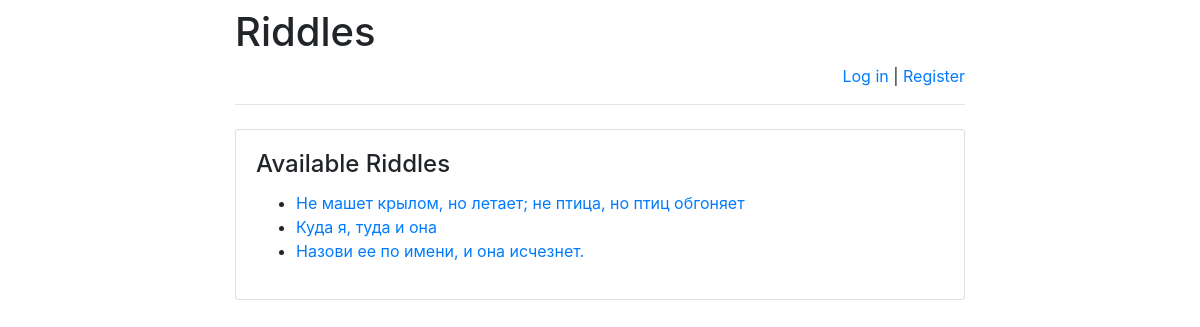
The app's page /riddles/, older data.
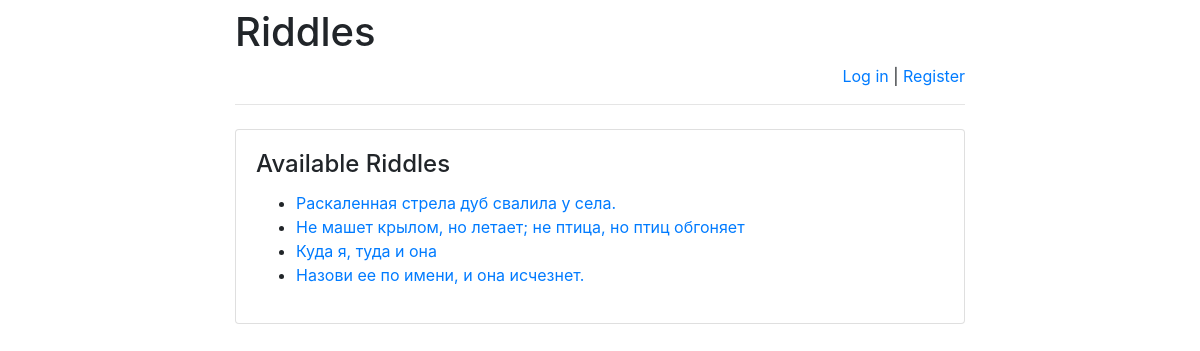
The same page, newer data.
### riddles/models.py (models this page shows)
class Riddle(models.Model):
    riddle_text = models.CharField(max_length=255)
    pub_date = models.DateTimeField('date published')

### riddles/views.py (the view)
# urls.py: path(r'', views.index, name='index'),
def index(request):
    message = None
    if "message" in request.GET:
        message = request.GET["message"]
    return render(
        request,
        "index.html",
        {
            "latest_riddles":
                Riddle.objects.order_by('-pub_date')[:5],
            "message": message
        }
    )

### templates/index.html (shortened to what this page needs)
{% extends 'base.html' %}
{% block main %}
    <h4 class="card-title">Available Riddles</h4>
    {% if latest_riddles %}
        <ul>
            {% for riddle in latest_riddles %}
                <li>
                    <a href="/riddles/{{ riddle.id }}/">
                        {{ riddle.riddle_text }}
                    </a>
                </li>
            {% endfor %}
        </ul>
    {% else %}
        <p>No riddles are available right now.</p>
    {% endif %}
{% endblock %}

### templates/base.html (shortened to what this page needs)
<!doctype html>
<html lang="en">
<head>
    <link rel="stylesheet"
href="https://stackpath.bootstrapcdn.com/bootstrap/4.1.3/css/bootstrap.min.css">
</head>
<body>
<div class="container">
    <div class="row justify-content-center">
        <div class="col-8">
            <h1 class="mt-2">Riddles</h1>
            {% if user.is_authenticated %}
                <p class="text-right">
                    Hello, {{ user.username }}!
                    <a href="/riddles/logout">Log out</a> |
                    <a href="/riddles/password-change">
                        Change password
                    </a>
                </p>
            {% else %}
                <p class="text-right">
                    <a href="/riddles/login">Log in</a> |
                    <a href="/riddles/register">Register</a>
                </p>
            {% endif %}
            <hr class="mt-0 mb-4">
            <div class="card">
                <div class="card-body">
                    {% block main %}
                    {% endblock %}
                </div>
            </div>
        </div>
    </div>
</div>
</body>
</html>

Row changes from the older to the newer data that the page shows:
added Riddle: riddle_text "Раскаленная стрела дуб свалила у села."
